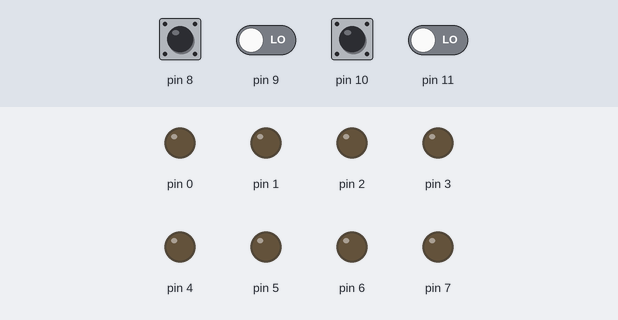
Recording of a sketch running on a simulated Arduino Uno, built with avr-gcc and run on an emulated ATmega328P. Shown: output pins drawn as LEDs (lit = HIGH). Dashed ring = blinking. The inputs (shaded band) are chosen by the test bench; at power-on: pin 8–11 LOW.

Above: at 1.2 s.
1.3 s: pin 8 pulsed HIGH 2 times (0.12 s each, 0.3 s apart)
At 4.2 s:
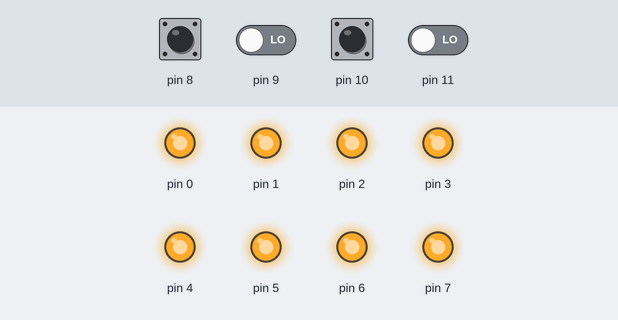
4.3 s: pin 8 driven HIGH
At 5.4 s:
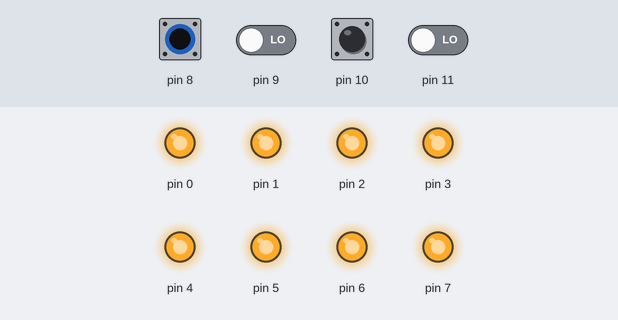
5.8 s: pin 8 driven LOW
At 8.7 s:
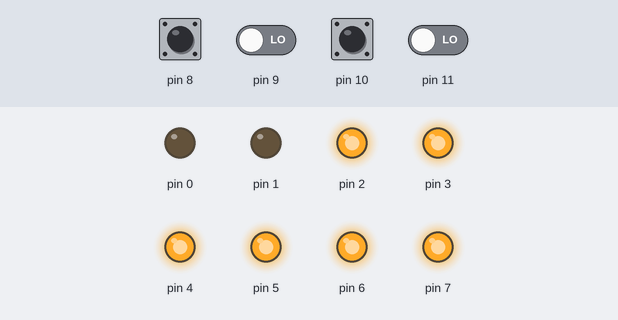
8.8 s: pin 9 driven HIGH
At 9.7 s:
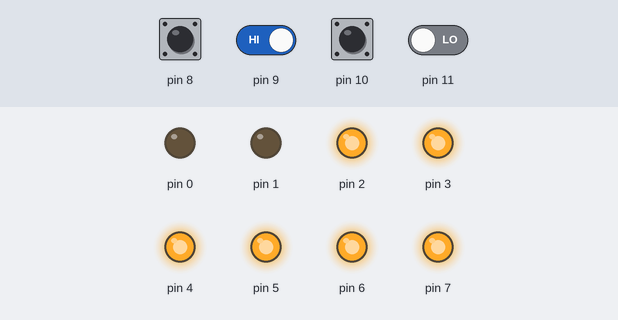
10.3 s: pin 9 driven LOW
At 10.46 s:
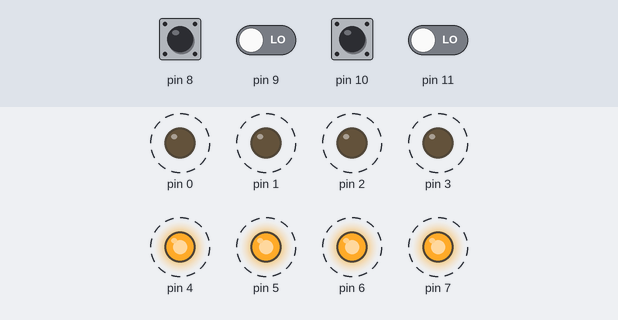
13.3 s: pin 10 pulsed HIGH 2 times (0.12 s each, 0.3 s apart)
At 16.0 s:
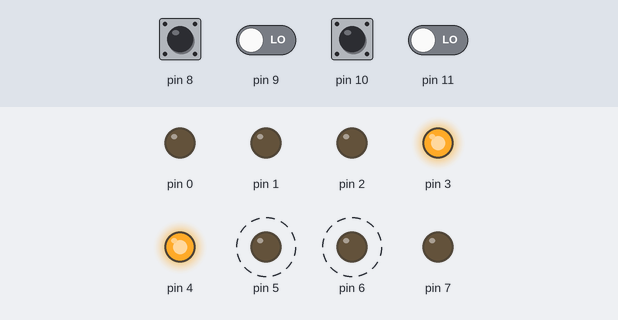
Timing chart, 0 to 17.9 s (numbered marks = the images above; inputs shaded):
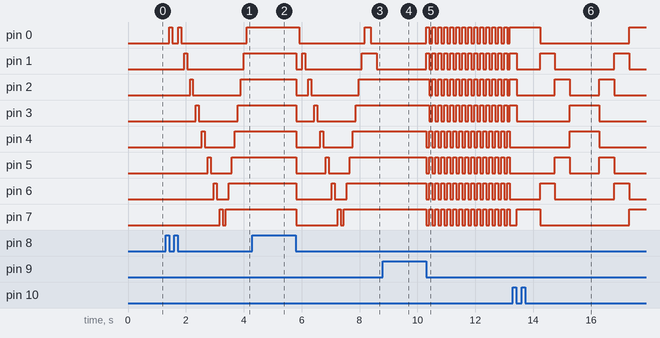

Measured:
- after the input at 1.3 s, pin 0: goes HIGH 0.10 s, LOW 0.20 s, HIGH 0.10 s, LOW 2.3 s, then HIGH, starting after 0.13 s; pin 1: LOW → HIGH after 0.64 s, → LOW 0.10 s later, → HIGH 2.0 s later
- after the input at 4.3 s, pin 0: stays HIGH (without the input it goes to LOW after 0.01 s); pin 1: stays HIGH (without the input it goes to LOW after 0.22 s)
- after the input at 5.8 s, pin 0: HIGH → LOW after 0.11 s, → HIGH 2.3 s later, → LOW 0.21 s later; pin 1: goes LOW 0.21 s, HIGH 0.10 s, LOW 2.0 s, HIGH 0.52 s, then LOW, starting at once
- after the input at 8.8 s, pin 2: stays HIGH (without the input it goes to LOW after 0.00 s); pin 3: stays HIGH (without the input it goes to LOW after 0.21 s)
- after the input at 10.3 s, pin 0, pin 1, pin 4–7: alternates HIGH for 0.10 s and LOW for 0.10 s, starting at once; pin 2, pin 3: alternates HIGH for 0.10 s and LOW for 0.10 s, starting after 0.11 s
- after the input at 13.3 s, pin 5: alternates HIGH for 0.51 s and LOW for 1.0 s, starting after 1.5 s; pin 6: alternates HIGH for 0.51 s and LOW for 2.0 s, starting after 0.94 s

The sketch:

overf2.ino
```cpp
int flag = 0;
void setup() {
  // put your setup code here, to run once:
  for (int i = 0; i <= 7; i++)
  {
    pinMode(i, OUTPUT);
  }
  pinMode(8, INPUT);
  pinMode(9, INPUT);
  pinMode(10, INPUT);
  pinMode(11, INPUT);
}

void mydelay1( int temp)
{
  for (int i = 0; i <= temp; i++)
  {
    delay(1);
    if ((digitalRead(8) == HIGH) || (digitalRead(9) == HIGH) || (digitalRead(10) == HIGH) || (digitalRead(11) == HIGH) )
    {
      flag = 1;
      break;
    }
  }
}
/*void mydelay2( int temp)
  {
  for (int i = 0; i <= temp; i++)
  {
    delay(1);
    if (digitalRead(8) == HIGH)
      break;
    if (digitalRead(10) == HIGH)
      break;
    if (digitalRead(11) == HIGH)
      break;
  }
  }
  void mydelay3( int temp)
  {
  for (int i = 0; i <= temp; i++)
  {
    delay(1);
    if (digitalRead(8) == HIGH)
      break;
    if (digitalRead(9) == HIGH)
      break;
    if (digitalRead(11) == HIGH)
      break;
  }
  }
  void mydelay4( int temp)
  {
  for (int i = 0; i <= temp; i++)
  {
    delay(1);
    if (digitalRead(8) == HIGH)
      break;
    if (digitalRead(9) == HIGH)
      break;
    if (digitalRead(10) == HIGH)
      break;

  }
  }*/

void p1()
{ for (int t = 0; t <= 7; t++)
  {
    digitalWrite(t, 0);
  }
  while (1)
  {
    for (int i = 0; i <= 7; i++)
    {
      digitalWrite(i, HIGH);
      mydelay1(100);
      if (flag == 1)
      {
        break;

      }


      digitalWrite(i, LOW);
      mydelay1(100);
      if (flag == 1)
      {
        break;

      }
    }
    if (flag == 1)
    {
      flag = 0;
      break;

    }
    for (int i = 7; i >= 0; i--)
    {
      digitalWrite(i, HIGH);
      mydelay1(100);
      if (flag == 1)
      {
        break;

      }

    }
    if (flag == 1)
    {
      flag = 0;
      break;

    }
  }
}


void p2()
{ for (int t = 0; t <= 7; t++)
  {
    digitalWrite(t, 0);
  }

  while (1)
  {
    for (int i = 0; i <= 3; i++)
    { digitalWrite(i, HIGH);
    }
    mydelay1(100);
    if (flag == 1)
    {
      flag = 0;
      break;

    }
    for (int i = 0; i <= 3; i++)
    {
      digitalWrite(i, 0);
    }
    for (int i = 4; i <= 7; i++)
    { digitalWrite(i, HIGH);
    }
    mydelay1(100);
    if (flag == 1)
    {
      flag = 0;
      break;

    }
    for (int i = 4; i <= 7; i++)
    { digitalWrite(i, LOW);
    }
  }
}


void p3()
{ for (int t = 0; t <= 7; t++)
  {
    digitalWrite(t, 0);
  }
  while (1)
  {
    for (int i = 0; i <= 7; i++)
    { digitalWrite(i, HIGH);
      digitalWrite(7 - i, HIGH);
      mydelay1(500);
      if (flag == 1)
      {
        break;

      }
      digitalWrite(i, LOW);
      digitalWrite(7 - i, LOW);
    }
    if (flag == 1)
    {
      flag = 0;
      break;

    }
  }
}

void p4()
{ for (int t = 0; t <= 7; t++)
  {
    digitalWrite(t, 0);
  }
  while (1)
  {
    for (int k = 1; k <= 3; k++)
    {
      for (int i = 0; i <= 7; i++)
      {
        digitalWrite(i, HIGH);
        mydelay1(100);
        if (flag == 1)
        {
          break;

        }


        digitalWrite(i, LOW);
        mydelay1(100);
        if (flag == 1)
        {
          break;

        }
      }

      if (flag == 1)
      {
        break;

      }
    }
    for (int i = 7; i >= 0; i--)
    {
      digitalWrite(i, HIGH);
      mydelay1(100);
      if (flag == 1)
      {
        break;

      }


      digitalWrite(i, LOW);
      mydelay1(100);
      if (flag == 1)
      {
        break;

      }
    } if (flag == 1)
    {
      flag = 0;
      break;

    }

  }
}


void loop() {
  // put your main code here, to run repeatedly:

  if (digitalRead(8) == HIGH)
  {
    delay(10);
    while (digitalRead(8) == HIGH);
    delay(10);

    p1();


  }

  if (digitalRead(9) == HIGH)
  {
    delay(10);
    while (digitalRead(9) == HIGH);
    delay(10);

    p2();


  }
  if (digitalRead(10) == HIGH)
  {
    delay(10);
    while (digitalRead(10) == HIGH);
    delay(10);

    p3();


  }
  if (digitalRead(11) == HIGH)
  {
    delay(10);
    while (digitalRead(11) == HIGH);
    delay(10);

    p4();


  }
}
```
